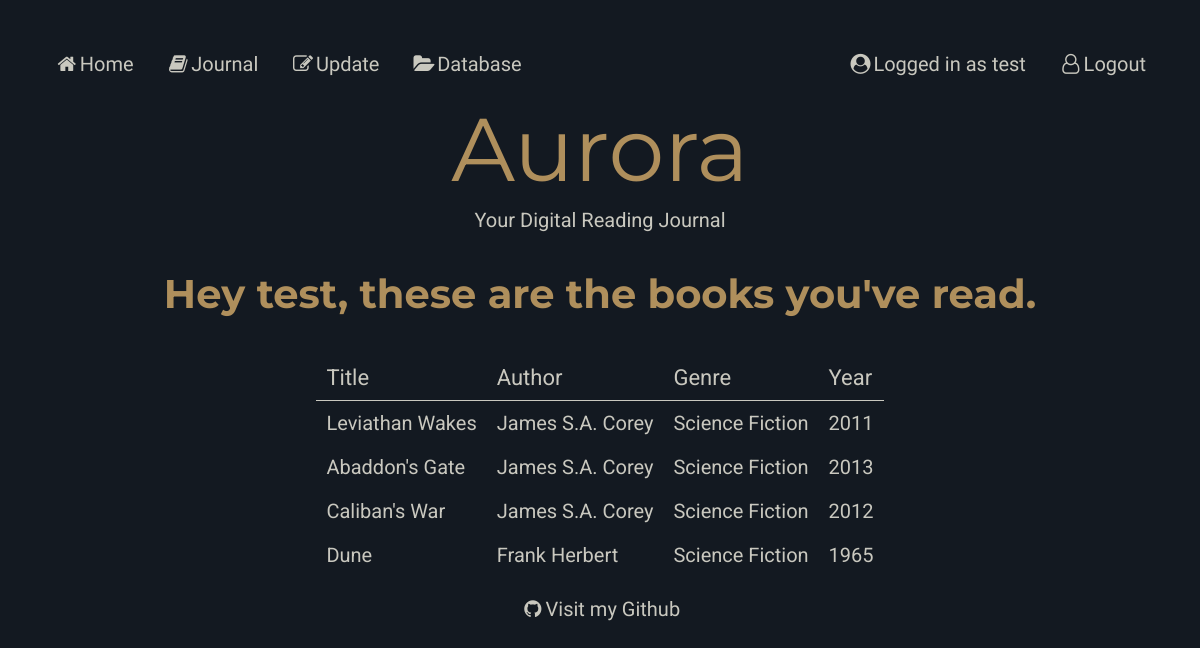
The app's page /journal (signed in), older data.
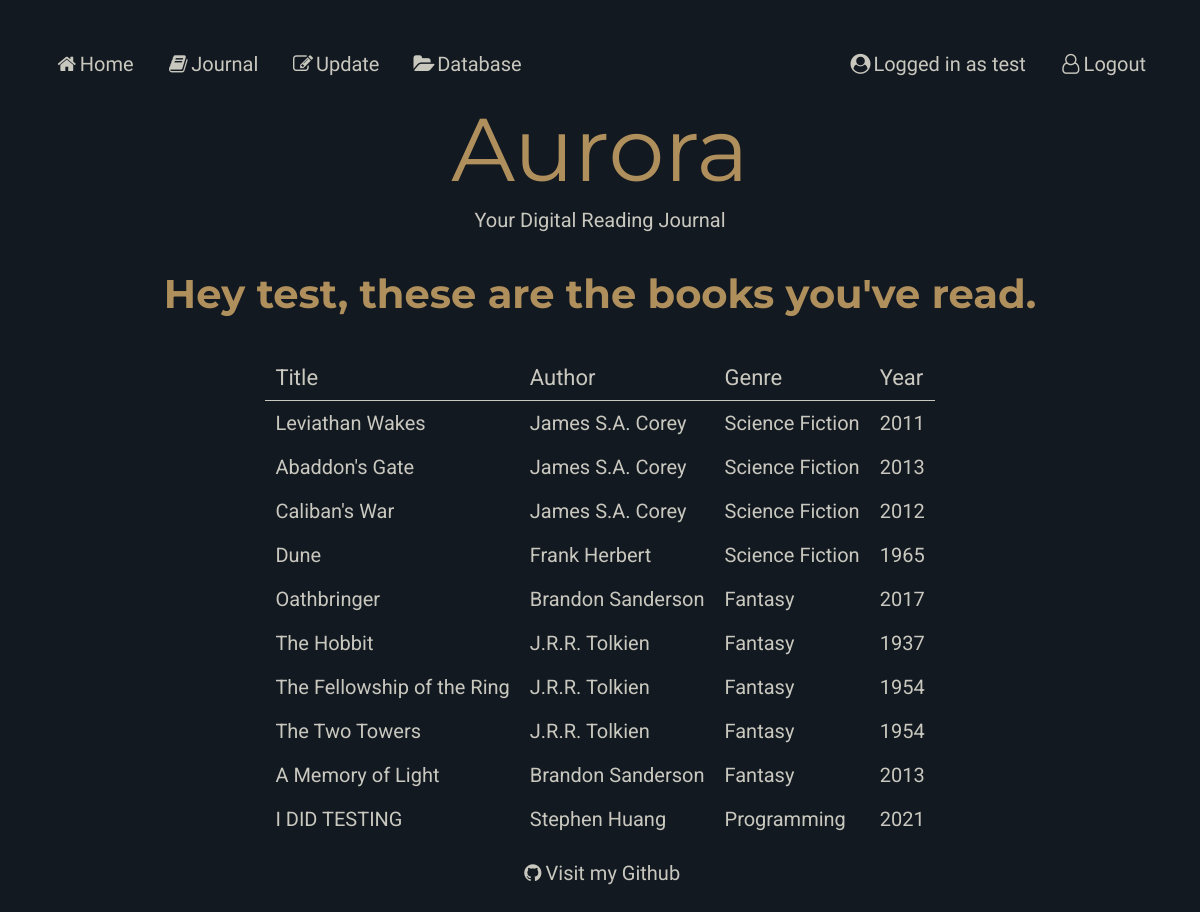
The same page, newer data.
### models.py (models this page shows)
class Books (db.Model):
    __tablename__ = "Books"
    bookid = db.Column(db.Integer, primary_key=True)
    title = db.Column(db.String(80))
    synopsis = db.Column(db.String(80))
    year = db.Column(db.String(80))
    authors = db.relationship("Authors", secondary=BooksAuthors, back_populates="books" )
    users = db.relationship("Users", secondary=BooksUsers, back_populates="books")
    genres = db.relationship("Genres", secondary=BooksGenres, back_populates="books")

### main.py (the view)
@app.route('/journal')
def journal():
    try:
        user = models.Users.query.filter_by(
            userid=session['user']).first_or_404()
    except Exception as e:
        return redirect('404.html')
    return render_template(
        'journal.html',
        user=user,
        userid=user,
        page_title='Journal')

### main.py (called while the page is built)
@app.context_processor
def add_current_user():
    if session.get('user'):  # if a user is logged in
        return dict(current_user=models.Users.query.get(session['user']))
    return dict(current_user=None)  # otherwise current user is none

### templates/journal.html
{% extends 'layout.html' %}
{% block content %}
{% if current_user %}
<h1>Hey {{current_user.username}}, these are the books you've read.</h1>
{% endif %}
<table id="journal">
        <tr>
            <th colspan = 1>Title</th>
            <th colspan = 1>Author</th>
            <th colspan = 1>Genre</th>
            <th colspan = 1>Year</th>
        </tr>
        {% for book in user.books %}
        <tr>
            <td><a href="/book/{{ book.title }}">{{ book.title }}</a></td>
            <td><a href="/author/{{book.authors|join(', ', attribute='name') }}">{{ book.authors|join(', ', attribute='name') }}</a></td>
            <td><a href="/genre/{{book.genres|join(', ', attribute='name') }}">{{ book.genres|join(', ', attribute='name') }}</a></td>
            <td>{{ book.year }} </td>
        </tr>
        {% endfor%}
    </table>
{% endblock %}

Row changes from the older to the newer data that the page shows:
now on this page (row edited): Books: title "Oathbringer", authors "Brandon Sanderson", genres "Fantasy", year "2017"
added Books: title "The Hobbit", authors "J.R.R. Tolkien", genres "Fantasy", year "1937"
now on this page (row edited): Books: title "The Fellowship of the Ring", authors "J.R.R. Tolkien", genres "Fantasy", year "1954"
now on this page (row edited): Books: title "The Two Towers", authors "J.R.R. Tolkien", genres "Fantasy", year "1954"
now on this page (row unchanged): Books: title "A Memory of Light", authors "Brandon Sanderson", genres "Fantasy", year "2013"
added Books: title "I DID TESTING", authors "Stephen Huang", genres "Programming", year "2021"
